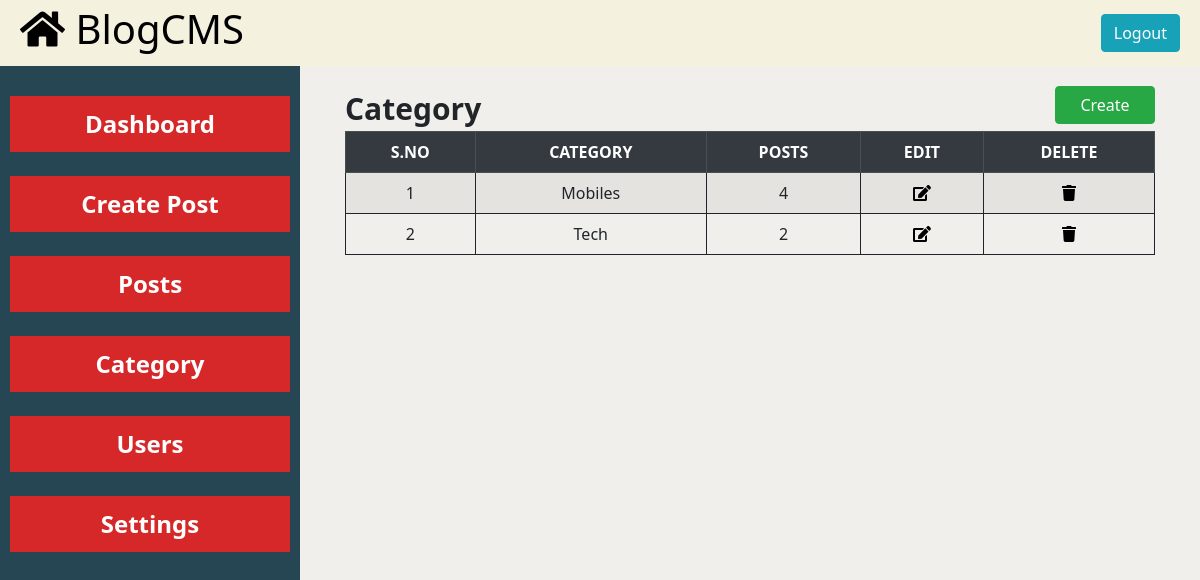
The app's page /admin/category.php (signed in) with its own data.
### tables this page shows
CREATE TABLE `category` (
  `category_id` int(11) NOT NULL,
  `category_name` varchar(70) NOT NULL,
  `category_posts` int(11) NOT NULL
);

### admin/category.php (the view, shortened to what this page needs)
<?php
require_once('../database/connection.php');
?>
<!DOCTYPE html>
<html lang="en">
<head>
    <link rel="stylesheet" href="../css/bootstrap.min.css">
    <link rel="stylesheet" href="../css/all.css">
    <link rel="stylesheet" href="../css/admin.css">
</head>
<body>
<div class="container-fluid">
    <div class="row">
        <?php require_once('topheader.php'); ?>
        <div class="col-6 col-sm-6 col-md-3">
            <?php include_once('admin-sidebar.php'); ?>
        </div>
        <div class="col-12 col-md-9">
        <div class="cont">
            <span><span id="crh1">Category</span><button type="button" onclick="location.href='settings.php'" class="btn btn-success float-right crbtn">Create</button></span>
            <?php
                     $limit=15;
                     if(isset($_REQUEST['page'])){
                         $pageno=$_REQUEST['page'];
                     }else{
                         $pageno=1;
                     }
                     $offsetl=($pageno-1)*$limit;
                    $sql="SELECT * FROM category LIMIT $offsetl,$limit";
                    $res=$conn->prepare($sql);
                    $res->bind_result($id,$name,$posts);
                    $res->execute();
                    $res->store_result();
                    if($res->num_rows()>0){
            ?>
            <table class="table table-striped table-hover table-bordered">
                    <thead class="table-dark ">
                        <tr class="text-center">
                            <th>S.NO</th>
                            <th>CATEGORY</th>
                            <th>POSTS</th>
                            <th>EDIT</th>
                            <th>DELETE</th>
                        </tr>
                    </thead>
                    <tbody>
                        <?php while($res->fetch()){ ?>
                        <tr class="text-center">
                            <td><?php echo $id; ?></td>
                            <td><?php echo $name; ?></td>
                            <td><?php echo $posts; ?></td>
                            <td ><a href="settings.php?cid=<?php echo $id; ?>"><i class="fa fa-edit" aria-hidden="true"></i></a></td>
                            <td><a href="deletecategory.php?id=<?php echo $id; ?>"><i class="fa fa-trash" aria-hidden="true"></i></a></td>
                        </tr>
                        <?php } ?>
                    </tbody>
                </table>
                <?php }else{ echo "<div style='display:block; width:100%; font-weight:bold; font-size:2rem; text-align:center;'>0 Results Found</div>"; } ?>
            </div>
        </div>
    </div>
</div>
</body>
</html>

### css/all.css (style rules this page uses)
.fa-edit:before { content: "\f044"; }
.fa-trash:before { content: "\f1f8"; }

### css/admin.css (style rules this page uses)
* { margin:0; padding:0; box-sizing: border-box; }
.container-fluid { padding:0; margin:0; }
.row { padding:0; margin:0; }
.row>* { padding: 0px; }
body { background-color:#f0efeb; }
.cont { width:90%; height:auto; margin:20px auto 20px; }
.table-bordered { border:2px; }
td a { text-decoration: none; color:black; }
#crh1 { font-size:30px; font-weight:bold; }
.crbtn { width:100px; }

### records on screen
category: category_id "1", category_name "Mobiles", category_posts "4"
category: category_id "2", category_name "Tech", category_posts "2"
